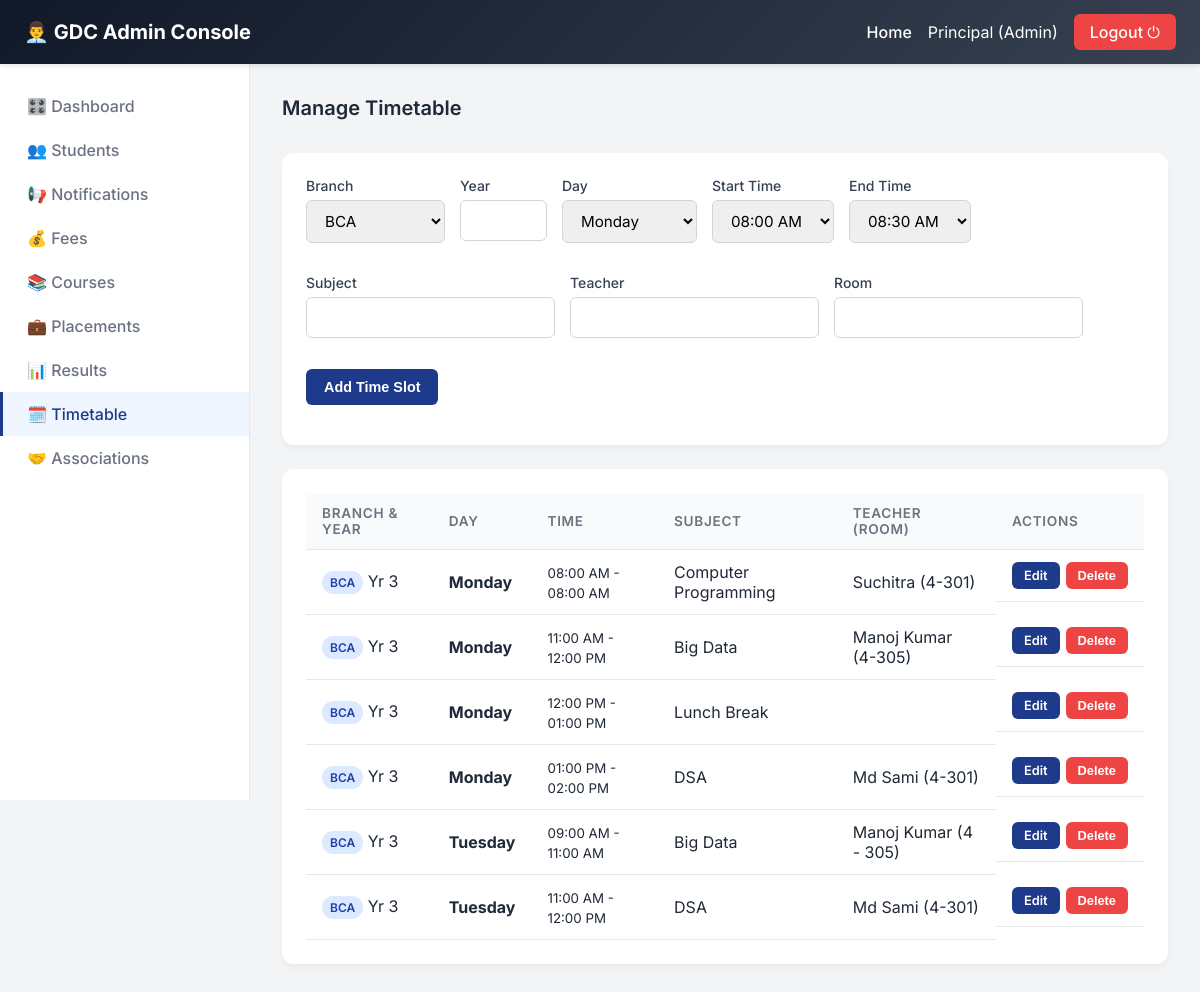
The app's page /admin/timetable (signed in) with its own data.
### models.py (models this page shows)
class Timetable(db.Model):
    id = db.Column(db.Integer, primary_key=True)
    branch = db.Column(db.String(20), nullable=False)
    year = db.Column(db.Integer)
    day = db.Column(db.String(15))
    time_slot = db.Column(db.String(30))
    subject = db.Column(db.String(100))
    teacher = db.Column(db.String(100))
    room = db.Column(db.String(20))

### admin_routes.py (the view, shortened to what this page needs)
@admin_bp.route('/timetable', methods=['GET', 'POST'])
@admin_required
def admin_timetable():
    return render_template('admin/timetable.html', timetables=Timetable.query.order_by(Timetable.branch, Timetable.day).all())

### admin_routes.py (called while the page is built)
def admin_required(f):
    from functools import wraps
    @wraps(f)
    def decorated(*args, **kwargs):
        if session.get('role') != 'admin':
            return redirect(url_for('login'))
        return f(*args, **kwargs)
    return decorated

### templates/admin/timetable.html (shortened to what this page needs)
{% extends "admin/base_admin.html" %}
{% block content %}
<div class="card-header"><h2 class="card-title">Manage Timetable</h2></div>
<div class="card">
  <form action="{{ url_for('admin.admin_timetable') }}" method="POST">
    <div style="display:flex;gap:15px;flex-wrap:wrap;">
      <div class="form-group"><label>Branch</label>
        <select name="branch" class="form-control" required>
          <optgroup label="Regular Admission">
            <option value="bca">BCA</option><option value="bcom">BCOM</option><option value="bba">BBA</option><option value="puc">PUC</option><option value="mba">MBA</option>
          </optgroup>
        </select>
      </div>
      <div class="form-group"><label>Year</label><input type="number" name="year" class="form-control" min="1" max="5" required></div>
      <div class="form-group"><label>Day</label>
        <select name="day" class="form-control" required>
          <option>Monday</option><option>Tuesday</option><option>Wednesday</option><option>Thursday</option><option>Friday</option><option>Saturday</option>
        </select>
      </div>
      <div class="form-group"><label>Start Time</label>
        <select name="start_time" class="form-control" required>
          <option value="08:00 AM">08:00 AM</option><option value="08:30 AM">08:30 AM</option>
        </select>
      </div>
      <div class="form-group"><label>End Time</label>
        <select name="end_time" class="form-control" required>
          <option value="08:30 AM">08:30 AM</option><option value="09:00 AM">09:00 AM</option>
        </select>
      </div>
      <div class="form-group"><label>Subject</label><input type="text" name="subject" class="form-control" required></div>
      <div class="form-group"><label>Teacher</label><input type="text" name="teacher" class="form-control"></div>
      <div class="form-group"><label>Room</label><input type="text" name="room" class="form-control"></div>
      <div class="form-group" style="width:100%;"><button type="submit" class="btn btn-primary" onclick="combineTime(event)">Add Time Slot</button></div>
    </div>
  </form>
</div>
<div class="card">
  <table>
    <tr><th>Branch & Year</th><th>Day</th><th>Time</th><th>Subject</th><th>Teacher (Room)</th><th>Actions</th></tr>
    {% for t in timetables %}
    <tr>
      <td><span class="badge badge-blue">{{ t.branch | upper }}</span> Yr {{ t.year }}</td>
      <td><strong>{{ t.day }}</strong></td>
      <td><small>{{ t.time_slot }}</small></td>
      <td>{{ t.subject }}</td>
      <td>{{ t.teacher }} {% if t.room %}({{ t.room }}){% endif %}</td>
      <td style="display:flex;gap:6px;">
        <a href="{{ url_for('admin.admin_edit_timetable', tid=t.id) }}" class="btn btn-primary btn-sm">Edit</a>
        <form action="{{ url_for('admin.admin_delete_timetable', tid=t.id) }}" method="POST"><button type="submit" class="btn btn-danger btn-sm">Delete</button></form>
      </td>
    </tr>
    {% endfor %}
  </table>
</div>
{% endblock %}

### static/css/style.css (style rules this page uses)
:root { --primary: #1e3a8a; --secondary: #d97706; --bg-color: #f3f4f6; --text-dark: #1f2937; --text-light: #6b7280; --white: #ffffff; --sidebar-w: 250px; }
* { margin: 0; padding: 0; box-sizing: border-box; }
body { font-family: 'Inter', sans-serif; background-color: var(--bg-color); color: var(--text-dark); }
.card { background: var(--white); padding: 24px; border-radius: 12px; box-shadow: 0 4px 6px -1px rgba(0,0,0,0.05); margin-bottom: 24px; }
.card-header { border-bottom: 1px solid #f3f4f6; padding-bottom: 16px; margin-bottom: 16px; display: flex; justify-content: space-between; align-items: center; }
.card-title { font-size: 1.25rem; font-weight: 600; color: var(--text-dark); }
.form-group { margin-bottom: 16px; }
.form-group label { display: block; margin-bottom: 6px; font-weight: 500; font-size: 0.875rem; color: #374151; }
.form-control { width: 100%; padding: 10px 14px; border: 1px solid #d1d5db; border-radius: 6px; font-family: inherit; font-size: 0.95rem; transition: border-color 0.2s, box-shadow 0.2s; }
.btn { display: inline-flex; align-items: center; justify-content: center; padding: 10px 18px; font-weight: 600; border-radius: 6px; border: none; cursor: pointer; text-decoration: none; transition: all 0.2s; font-size: 0.9rem; }
.btn-primary { background: var(--primary); color: var(--white); }
.btn-danger { background: #ef4444; color: var(--white); }
.btn-sm { padding: 6px 12px; font-size: 0.8rem; }
table { width: 100%; border-collapse: collapse; }
th, td { padding: 12px 16px; text-align: left; border-bottom: 1px solid #e5e7eb; }
th { background: #f9fafb; font-weight: 600; font-size: 0.85rem; text-transform: uppercase; color: var(--text-light); letter-spacing: 0.05em; }
.badge { display: inline-block; padding: 4px 8px; border-radius: 9999px; font-size: 0.75rem; font-weight: 600; }
.badge-blue { background: #dbeafe; color: #1e40af; }

### records on screen
Timetable: branch "BCA", year "3", day "Monday", time_slot "08:00 AM - 08:00 AM", subject "Computer Programming", teacher "Suchitra", room "4-301"
Timetable: branch "BCA", year "3", day "Monday", time_slot "11:00 AM - 12:00 PM", subject "Big Data", teacher "Manoj Kumar", room "4-305"
Timetable: branch "BCA", year "3", day "Monday", time_slot "12:00 PM - 01:00 PM", subject "Lunch Break"
Timetable: branch "BCA", year "3", day "Monday", time_slot "01:00 PM - 02:00 PM", subject "DSA", teacher "Md Sami", room "4-301"
Timetable: branch "BCA", year "3", day "Tuesday", time_slot "09:00 AM - 11:00 AM", subject "Big Data", teacher "Manoj Kumar", room "4 - 305"
Timetable: branch "BCA", year "3", day "Tuesday", time_slot "11:00 AM - 12:00 PM", subject "DSA", teacher "Md Sami", room "4-301"

### other values on screen
{{ session.name }} "Principal"
